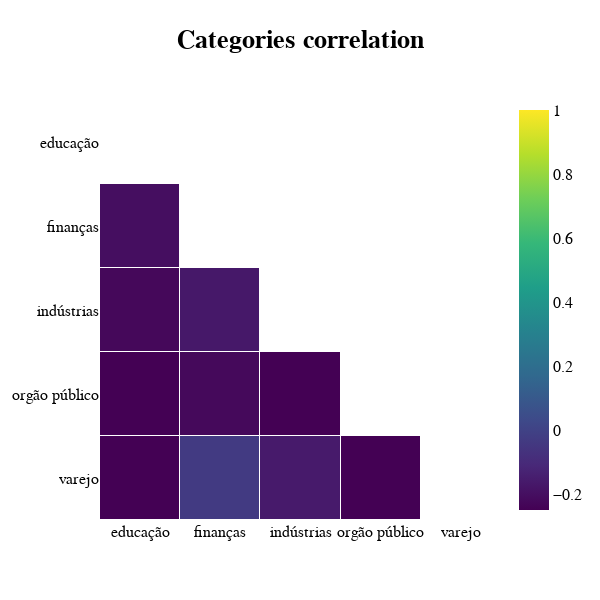

Notebook cell for this chart:
### Markdown cell above
The correlation between category is very lower, near to 0.

There is no correlation between them

### Code cell
mask = np.triu(np.ones_like(correlation, dtype=bool))
rLT = correlation.mask(mask)

heat = go.Heatmap(
    z = rLT,
    x = rLT.columns.values,
    y = rLT.columns.values,
    zmin = - 0.25, # Sets the lower bound of the color domain
    zmax = 1,
    xgap = 1, # Sets the horizontal gap (in pixels) between bricks
    ygap = 1,
    colorscale = 'viridis',
)

fig=go.Figure(data=[heat])
layout = fig.update_layout(
    title={
    'text': "<b>Categories correlation</b>",
    'font' : dict(size=26, color='black', family='Helvetica'),
    'y':0.95,
    'x':0.5},
    height=600, width=600,
    font_family='Helvetica',
    font_color='black',
    font_size=16,
    plot_bgcolor='white',
    xaxis_showgrid=False,
    yaxis_showgrid=False,
    yaxis_autorange='reversed'
)

fig.show()

### Figure 1 — Plotly figure (JSON) as saved in the notebook; plotly's stock layout.template omitted (floating-point values rounded to 4 significant figures)
{"data": [{"colorscale": [[0, "#440154"], [0.1111, "#482878"], [0.2222, "#3e4989"], [0.3333, "#31688e"], [0.4444, "#26828e"], [0.5556, "#1f9e89"], [0.6667, "#35b779"], [0.7778, "#6ece58"], [0.8889, "#b5de2b"], [1, "#fde725"]], "type": "heatmap", "x": ["educação", "finanças", "indústrias", "orgão público", "varejo"], "xgap": 1, "y": ["educação", "finanças", "indústrias", "orgão público", "varejo"], "ygap": 1, "z": [[null, null, null, null, null], [-0.2041, null, null, null, null], [-0.2267, -0.1697, null, null, null], [-0.2728, -0.2214, -0.3101, null, null], [-0.281, -0.03326, -0.1625, -0.3289, null]], "zmax": 1, "zmin": -0.25}], "layout": {"font": {"color": "black", "family": "Helvetica", "size": 16}, "height": 600, "plot_bgcolor": "white", "title": {"font": {"color": "black", "family": "Helvetica", "size": 26}, "text": "<b>Categories correlation</b>", "x": 0.5, "y": 0.95}, "width": 600, "xaxis": {"showgrid": false}, "yaxis": {"autorange": "reversed", "showgrid": false}}}
